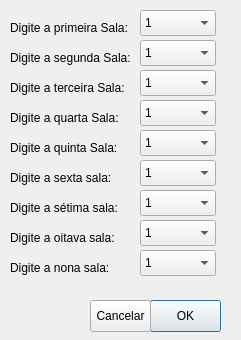
<?xml version="1.0" encoding="UTF-8"?>
<ui version="4.0">
 <class>diaalu</class>
 <widget class="QDialog" name="diaalu">
  <property name="geometry">
   <rect>
    <x>0</x>
    <y>0</y>
    <width>241</width>
    <height>340</height>
   </rect>
  </property>
  <property name="windowTitle">
   <string>Dialog</string>
  </property>
  <widget class="QPushButton" name="butOk">
   <property name="geometry">
    <rect>
     <x>150</x>
     <y>300</y>
     <width>71</width>
     <height>32</height>
    </rect>
   </property>
   <property name="text">
    <string>OK</string>
   </property>
  </widget>
  <widget class="QPushButton" name="butCan">
   <property name="geometry">
    <rect>
     <x>90</x>
     <y>300</y>
     <width>61</width>
     <height>32</height>
    </rect>
   </property>
   <property name="text">
    <string>Cancelar</string>
   </property>
  </widget>
  <widget class="QLabel" name="labP">
   <property name="geometry">
    <rect>
     <x>10</x>
     <y>20</y>
     <width>131</width>
     <height>16</height>
    </rect>
   </property>
   <property name="text">
    <string>Digite a primeira Sala:</string>
   </property>
  </widget>
  <widget class="QComboBox" name="comboBox">
   <property name="geometry">
    <rect>
     <x>140</x>
     <y>10</y>
     <width>76</width>
     <height>26</height>
    </rect>
   </property>
   <item>
    <property name="text">
     <string>1</string>
    </property>
   </item>
   <item>
    <property name="text">
     <string>2</string>
    </property>
   </item>
   <item>
    <property name="text">
     <string>3</string>
    </property>
   </item>
   <item>
    <property name="text">
     <string>4</string>
    </property>
   </item>
   <item>
    <property name="text">
     <string>5</string>
    </property>
   </item>
   <item>
    <property name="text">
     <string>6</string>
    </property>
   </item>
   <item>
    <property name="text">
     <string>7</string>
    </property>
   </item>
   <item>
    <property name="text">
     <string>8</string>
    </property>
   </item>
   <item>
    <property name="text">
     <string>9</string>
    </property>
   </item>
  </widget>
  <widget class="QLabel" name="labS">
   <property name="geometry">
    <rect>
     <x>10</x>
     <y>50</y>
     <width>131</width>
     <height>16</height>
    </rect>
   </property>
   <property name="text">
    <string>Digite a segunda Sala:</string>
   </property>
  </widget>
  <widget class="QComboBox" name="comboBox_2">
   <property name="geometry">
    <rect>
     <x>140</x>
     <y>40</y>
     <width>76</width>
     <height>26</height>
    </rect>
   </property>
   <item>
    <property name="text">
     <string>1</string>
    </property>
   </item>
   <item>
    <property name="text">
     <string>2</string>
    </property>
   </item>
   <item>
    <property name="text">
     <string>3</string>
    </property>
   </item>
   <item>
    <property name="text">
     <string>4</string>
    </property>
   </item>
   <item>
    <property name="text">
     <string>5</string>
    </property>
   </item>
   <item>
    <property name="text">
     <string>6</string>
    </property>
   </item>
   <item>
    <property name="text">
     <string>7</string>
    </property>
   </item>
   <item>
    <property name="text">
     <string>8</string>
    </property>
   </item>
   <item>
    <property name="text">
     <string>9</string>
    </property>
   </item>
  </widget>
  <widget class="QLabel" name="labTer">
   <property name="geometry">
    <rect>
     <x>10</x>
     <y>80</y>
     <width>131</width>
     <height>16</height>
    </rect>
   </property>
   <property name="text">
    <string>Digite a terceira Sala:</string>
   </property>
  </widget>
  <widget class="QComboBox" name="comboBox_3">
   <property name="geometry">
    <rect>
     <x>140</x>
     <y>70</y>
     <width>76</width>
     <height>26</height>
    </rect>
   </property>
   <item>
    <property name="text">
     <string>1</string>
    </property>
   </item>
   <item>
    <property name="text">
     <string>2</string>
    </property>
   </item>
   <item>
    <property name="text">
     <string>3</string>
    </property>
   </item>
   <item>
    <property name="text">
     <string>4</string>
    </property>
   </item>
   <item>
    <property name="text">
     <string>5</string>
    </property>
   </item>
   <item>
    <property name="text">
     <string>6</string>
    </property>
   </item>
   <item>
    <property name="text">
     <string>7</string>
    </property>
   </item>
   <item>
    <property name="text">
     <string>8</string>
    </property>
   </item>
   <item>
    <property name="text">
     <string>9</string>
    </property>
   </item>
  </widget>
  <widget class="QLabel" name="labQuar">
   <property name="geometry">
    <rect>
     <x>10</x>
     <y>110</y>
     <width>121</width>
     <height>16</height>
    </rect>
   </property>
   <property name="text">
    <string>Digite a quarta Sala:</string>
   </property>
  </widget>
  <widget class="QComboBox" name="comboBox_4">
   <property name="geometry">
    <rect>
     <x>140</x>
     <y>100</y>
     <width>76</width>
     <height>26</height>
    </rect>
   </property>
   <item>
    <property name="text">
     <string>1</string>
    </property>
   </item>
   <item>
    <property name="text">
     <string>2</string>
    </property>
   </item>
   <item>
    <property name="text">
     <string>3</string>
    </property>
   </item>
   <item>
    <property name="text">
     <string>4</string>
    </property>
   </item>
   <item>
    <property name="text">
     <string>5</string>
    </property>
   </item>
   <item>
    <property name="text">
     <string>6</string>
    </property>
   </item>
   <item>
    <property name="text">
     <string>7</string>
    </property>
   </item>
   <item>
    <property name="text">
     <string>8</string>
    </property>
   </item>
   <item>
    <property name="text">
     <string>9</string>
    </property>
   </item>
  </widget>
  <widget class="QLabel" name="labelQui">
   <property name="geometry">
    <rect>
     <x>10</x>
     <y>140</y>
     <width>121</width>
     <height>16</height>
    </rect>
   </property>
   <property name="text">
    <string>Digite a quinta Sala:</string>
   </property>
  </widget>
  <widget class="QComboBox" name="comboBox_5">
   <property name="geometry">
    <rect>
     <x>140</x>
     <y>130</y>
     <width>76</width>
     <height>26</height>
    </rect>
   </property>
   <item>
    <property name="text">
     <string>1</string>
    </property>
   </item>
   <item>
    <property name="text">
     <string>2</string>
    </property>
   </item>
   <item>
    <property name="text">
     <string>3</string>
    </property>
   </item>
   <item>
    <property name="text">
     <string>4</string>
    </property>
   </item>
   <item>
    <property name="text">
     <string>5</string>
    </property>
   </item>
   <item>
    <property name="text">
     <string>6</string>
    </property>
   </item>
   <item>
    <property name="text">
     <string>7</string>
    </property>
   </item>
   <item>
    <property name="text">
     <string>8</string>
    </property>
   </item>
   <item>
    <property name="text">
     <string>9</string>
    </property>
   </item>
  </widget>
  <widget class="QLabel" name="labSex">
   <property name="geometry">
    <rect>
     <x>10</x>
     <y>170</y>
     <width>121</width>
     <height>16</height>
    </rect>
   </property>
   <property name="text">
    <string>Digite a sexta sala:</string>
   </property>
  </widget>
  <widget class="QComboBox" name="comboBox_6">
   <property name="geometry">
    <rect>
     <x>140</x>
     <y>160</y>
     <width>76</width>
     <height>26</height>
    </rect>
   </property>
   <item>
    <property name="text">
     <string>1</string>
    </property>
   </item>
   <item>
    <property name="text">
     <string>2</string>
    </property>
   </item>
   <item>
    <property name="text">
     <string>3</string>
    </property>
   </item>
   <item>
    <property name="text">
     <string>4</string>
    </property>
   </item>
   <item>
    <property name="text">
     <string>5</string>
    </property>
   </item>
   <item>
    <property name="text">
     <string>6</string>
    </property>
   </item>
   <item>
    <property name="text">
     <string>7</string>
    </property>
   </item>
   <item>
    <property name="text">
     <string>8</string>
    </property>
   </item>
   <item>
    <property name="text">
     <string>9</string>
    </property>
   </item>
  </widget>
  <widget class="QLabel" name="labSet">
   <property name="geometry">
    <rect>
     <x>10</x>
     <y>200</y>
     <width>121</width>
     <height>16</height>
    </rect>
   </property>
   <property name="text">
    <string>Digite a sétima sala:</string>
   </property>
  </widget>
  <widget class="QComboBox" name="comboBox_7">
   <property name="geometry">
    <rect>
     <x>140</x>
     <y>190</y>
     <width>76</width>
     <height>26</height>
    </rect>
   </property>
   <item>
    <property name="text">
     <string>1</string>
    </property>
   </item>
   <item>
    <property name="text">
     <string>2</string>
    </property>
   </item>
   <item>
    <property name="text">
     <string>3</string>
    </property>
   </item>
   <item>
    <property name="text">
     <string>4</string>
    </property>
   </item>
   <item>
    <property name="text">
     <string>5</string>
    </property>
   </item>
   <item>
    <property name="text">
     <string>6</string>
    </property>
   </item>
   <item>
    <property name="text">
     <string>7</string>
    </property>
   </item>
   <item>
    <property name="text">
     <string>8</string>
    </property>
   </item>
   <item>
    <property name="text">
     <string>9</string>
    </property>
   </item>
  </widget>
  <widget class="QLabel" name="labOi">
   <property name="geometry">
    <rect>
     <x>10</x>
     <y>230</y>
     <width>121</width>
     <height>16</height>
    </rect>
   </property>
   <property name="text">
    <string>Digite a oitava sala:</string>
   </property>
  </widget>
  <widget class="QComboBox" name="comboBox_8">
   <property name="geometry">
    <rect>
     <x>140</x>
     <y>220</y>
     <width>76</width>
     <height>26</height>
    </rect>
   </property>
   <item>
    <property name="text">
     <string>1</string>
    </property>
   </item>
   <item>
    <property name="text">
     <string>2</string>
    </property>
   </item>
   <item>
    <property name="text">
     <string>3</string>
    </property>
   </item>
   <item>
    <property name="text">
     <string>4</string>
    </property>
   </item>
   <item>
    <property name="text">
     <string>5</string>
    </property>
   </item>
   <item>
    <property name="text">
     <string>6</string>
    </property>
   </item>
   <item>
    <property name="text">
     <string>7</string>
    </property>
   </item>
   <item>
    <property name="text">
     <string>8</string>
    </property>
   </item>
   <item>
    <property name="text">
     <string>9</string>
    </property>
   </item>
  </widget>
  <widget class="QLabel" name="labNo">
   <property name="geometry">
    <rect>
     <x>10</x>
     <y>260</y>
     <width>111</width>
     <height>16</height>
    </rect>
   </property>
   <property name="text">
    <string>Digite a nona sala:</string>
   </property>
  </widget>
  <widget class="QComboBox" name="comboBox_9">
   <property name="geometry">
    <rect>
     <x>140</x>
     <y>250</y>
     <width>76</width>
     <height>26</height>
    </rect>
   </property>
   <item>
    <property name="text">
     <string>1</string>
    </property>
   </item>
   <item>
    <property name="text">
     <string>2</string>
    </property>
   </item>
   <item>
    <property name="text">
     <string>3</string>
    </property>
   </item>
   <item>
    <property name="text">
     <string>4</string>
    </property>
   </item>
   <item>
    <property name="text">
     <string>5</string>
    </property>
   </item>
   <item>
    <property name="text">
     <string>6</string>
    </property>
   </item>
   <item>
    <property name="text">
     <string>7</string>
    </property>
   </item>
   <item>
    <property name="text">
     <string>8</string>
    </property>
   </item>
   <item>
    <property name="text">
     <string>9</string>
    </property>
   </item>
  </widget>
 </widget>
 <resources/>
 <connections/>
</ui>
